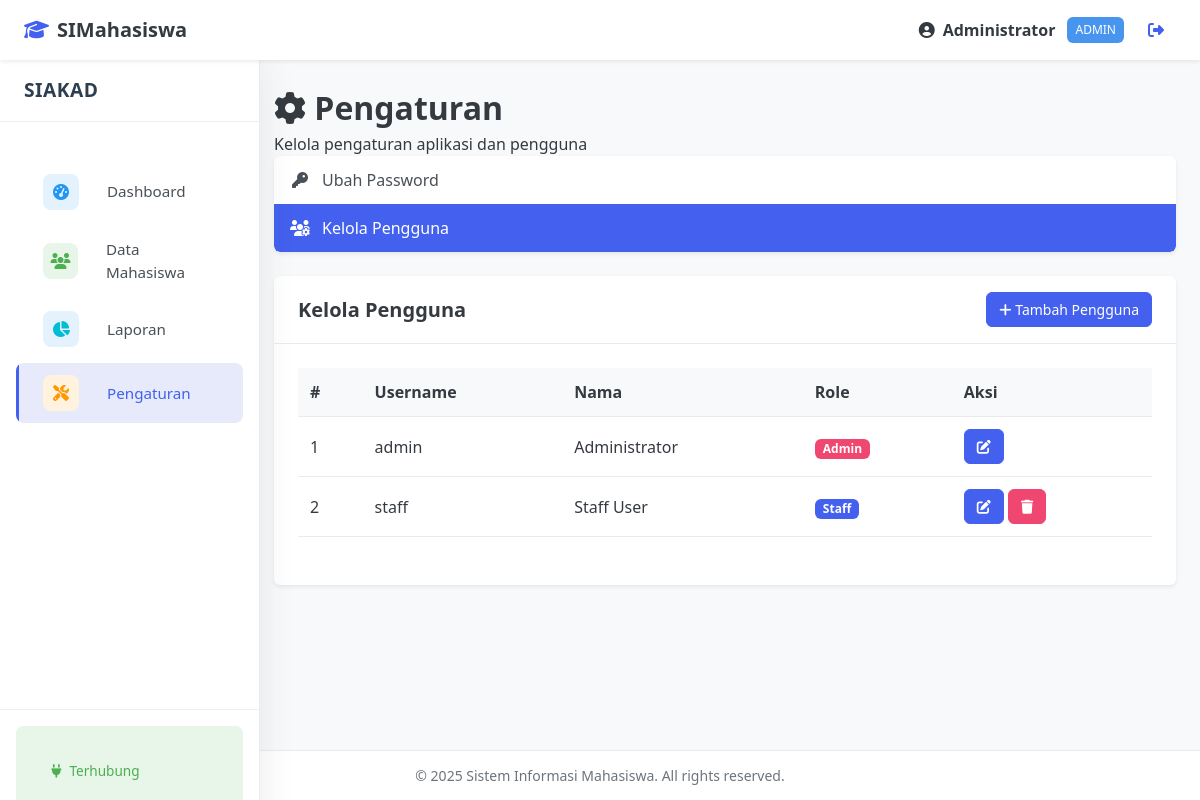
Page /settings.php?action=users (signed in) on the committed database.
### tables this page shows
CREATE TABLE IF NOT EXISTS users (
    id INT AUTO_INCREMENT PRIMARY KEY,
    username VARCHAR(50) NOT NULL UNIQUE,
    password VARCHAR(255) NOT NULL,
    name VARCHAR(100) NOT NULL,
    role ENUM('admin', 'staff') NOT NULL,
    created_at TIMESTAMP DEFAULT CURRENT_TIMESTAMP,
    updated_at TIMESTAMP DEFAULT CURRENT_TIMESTAMP ON UPDATE CURRENT_TIMESTAMP
);

### html/includes/db_connect.php (called while the page is built, shortened)
<?php
$host = 'db';
$dbname = 'mahasiswa_db';
$username = 'dbuser';
$password = 'dbpassword';
try {
    $pdo = new PDO(
        "mysql:host=$host;dbname=$dbname;charset=utf8mb4",
        $username,
        $password,
        [
            PDO::ATTR_ERRMODE => PDO::ERRMODE_EXCEPTION,
            PDO::ATTR_DEFAULT_FETCH_MODE => PDO::FETCH_ASSOC,
            PDO::ATTR_EMULATE_PREPARES => false
        ]
    );
} catch (PDOException $e) {
    error_log("Database Connection Error: " . $e->getMessage());
    $_SESSION['db_connected'] = false;
    $_SESSION['db_error'] = $e->getMessage();
}
function executeQuery($sql, $params = [])
{
    global $pdo;
    try {
        $stmt = $pdo->prepare($sql);
        $stmt->execute($params);
        return $stmt->fetchAll();
    } catch (PDOException $e) {
        error_log("Query Error: " . $e->getMessage());
        return false;
    }
}

### html/includes/functions.php (called while the page is built, shortened)
<?php
function escapeHTML($text)
{
    return htmlspecialchars($text, ENT_QUOTES, 'UTF-8');
}

### html/settings.php (the view, shortened to what this page needs)
<?php
require_once 'includes/db_connect.php';
require_once 'includes/functions.php';
$action = $_GET['action'] ?? 'general';
$userId = $_GET['id'] ?? null;
$userList = [];
if ($action === 'users') {
    $query = "SELECT * FROM users ORDER BY username ASC";
    $userList = executeQuery($query);
}
include 'partials/header.php';
?>
<div class="page-heading d-flex justify-content-between align-items-center">
    <div>
        <h1><i class="fas fa-cog"></i> Pengaturan</h1>
        <p>Kelola pengaturan aplikasi dan pengguna</p>
    </div>
</div>
<div class="row">
    <div class="col-md-3">
        <div class="card settings-nav">
            <div class="list-group">
                <a href="settings.php?action=password"
                    class="list-group-item <?php echo $action === 'password' ? 'active' : ''; ?>">
                    <i class="fas fa-key"></i> Ubah Password
                </a>
                <a href="settings.php?action=users"
                    class="list-group-item <?php echo in_array($action, ['users', 'add_user', 'edit_user']) ? 'active' : ''; ?>">
                    <i class="fas fa-users-cog"></i> Kelola Pengguna
                </a>
            </div>
        </div>
    </div>
    <div class="col-md-9">
        <?php if ($action === 'password'): ?>
            <div class="card">
                <div class="card-header">
                    <h2 class="card-title">Ubah Password</h2>
                </div>
                <div class="card-body">
                    <form method="POST" action="settings.php?action=password">
                        <input type="hidden" name="csrf_token" value="<?php echo generateCSRFToken(); ?>">
                        <div class="form-group">
                            <label for="current_password" class="form-label">Password Saat Ini</label>
                            <div class="input-group">
                                <span class="input-icon"><i class="fas fa-lock"></i></span>
                                <input type="password" id="current_password" name="current_password" class="form-control"
                                    required>
                            </div>
                        </div>
                        <div class="form-group">
                            <label for="new_password" class="form-label">Password Baru</label>
                            <div class="input-group">
                                <span class="input-icon"><i class="fas fa-lock"></i></span>
                                <input type="password" id="new_password" name="new_password" class="form-control" required
                                    minlength="6">
                            </div>
                            <div class="form-text">Password minimal 6 karakter</div>
                        </div>
                        <div class="form-group">
                            <label for="confirm_password" class="form-label">Konfirmasi Password Baru</label>
                            <div class="input-group">
                                <span class="input-icon"><i class="fas fa-lock"></i></span>
                                <input type="password" id="confirm_password" name="confirm_password" class="form-control"
                                    required minlength="6">
                            </div>
                        </div>
                        <div class="form-group text-center">
                            <button type="submit" class="btn btn-primary">
                                <i class="fas fa-save"></i> Simpan
                            </button>
                        </div>
                    </form>
                </div>
            </div>
        <?php elseif ($action === 'users'): ?>
            <div class="card">
                <div class="card-header">
                    <h2 class="card-title">Kelola Pengguna</h2>
                    <div class="card-tools">
                        <a href="settings.php?action=add_user" class="btn btn-sm btn-primary">
                            <i class="fas fa-plus"></i> Tambah Pengguna
                        </a>
                    </div>
                </div>
                <div class="card-body">
                    <div class="table-responsive">
                        <table class="table">
                            <thead>
                                <tr>
                                    <th>#</th>
                                    <th>Username</th>
                                    <th>Nama</th>
                                    <th>Role</th>
                                    <th>Aksi</th>
                                </tr>
                            </thead>
                            <tbody>
                                <?php if (empty($userList)): ?>
                                    <tr>
                                        <td colspan="5" class="text-center">Tidak ada data pengguna</td>
                                    </tr>
                                <?php else: ?>
                                    <?php foreach ($userList as $i => $user): ?>
                                        <tr>
                                            <td><?php echo $i + 1; ?></td>
                                            <td><?php echo escapeHTML($user['username']); ?></td>
                                            <td><?php echo escapeHTML($user['name']); ?></td>
                                            <td>
                                                <span
                                                    class="badge <?php echo $user['role'] === 'admin' ? 'badge-danger' : 'badge-primary'; ?>">
                                                    <?php echo ucfirst(escapeHTML($user['role'])); ?>
                                                </span>
                                            </td>
                                            <td>
                                                <div class="btn-group">
                                                    <a href="settings.php?action=edit_user&id=<?php echo $user['id']; ?>"
                                                        class="btn btn-sm btn-primary" title="Edit">
                                                        <i class="fas fa-edit"></i>
                                                    </a>
                                                    <?php if ($user['id'] != $_SESSION['user_id']): ?>
                                                        <a href="settings.php?action=delete_user&id=<?php echo $user['id']; ?>"
                                                            class="btn btn-sm btn-danger confirm-action"
                                                            data-confirm="Apakah Anda yakin ingin menghapus pengguna ini?"
                                                            title="Hapus">
                                                            <i class="fas fa-trash"></i>
                                                        </a>
                                                    <?php endif; ?>
                                                </div>
                                            </td>
                                        </tr>
                                    <?php endforeach; ?>
                                <?php endif; ?>
                            </tbody>
                        </table>
                    </div>
                </div>
            </div>
        <?php endif; ?>
    </div>
</div>
<?php
include 'partials/footer.php';
?>

### html/css/style.css (style rules this page uses)
:root { --primary: #4361ee; --primary-light: #4895ef; --primary-dark: #3f37c9; --secondary: #4cc9f0; --success: #2ec4b6; --info: #3a86ff; --warning: #ff9f1c; --danger: #ef476f; --light: #f8f9fa; --dark: #212529; --gray-100: #f8f9fa; --gray-200: #e9ecef; --gray-300: #dee2e6; --gray-400: #ced4da; --gray-500: #adb5bd; --gray-600: #6c757d; --gray-700: #495057; --gray-800: #343a40; --gray-900: #212529; --border-radius: 0.375rem; --box-shadow: 0 0.125rem 0.25rem rgba(0, 0, 0, 0.075); --box-shadow-md: 0 0.5rem 1rem rgba(0, 0, 0, 0.15); --box-shadow-lg: 0 1rem 3rem rgba(0, 0, 0, 0.175); --transition: all 0.2s ease-in-out; --header-height: 60px; --sidebar-width: 250px; --footer-height: 50px; }
*, *::before, *::after { box-sizing: border-box; margin: 0; padding: 0; }
html { font-size: 16px; height: 100%; }
body { font-family: "Segoe UI", Tahoma, Geneva, Verdana, sans-serif; font-size: 1rem; line-height: 1.5; color: var(--gray-800); background-color: var(--gray-100); min-height: 100%; display: flex; flex-direction: column; }
a { color: var(--primary); text-decoration: none; transition: var(--transition); }
.card { background-color: white; border-radius: var(--border-radius); box-shadow: var(--box-shadow); margin-bottom: 1.5rem; overflow: hidden; }
.card-header { padding: 1rem 1.5rem; border-bottom: 1px solid var(--gray-200); display: flex; align-items: center; justify-content: space-between; }
.card-title { margin: 0; font-size: 1.25rem; font-weight: 600; }
.card-body { padding: 1.5rem; }
.btn { display: inline-block; font-weight: 500; text-align: center; white-space: nowrap; vertical-align: middle; user-select: none; border: 1px solid transparent; padding: 0.75rem 1.5rem; font-size: 1rem; line-height: 1.5; border-radius: var(--border-radius); transition: var(--transition); cursor: pointer; }
.btn-primary { background-color: var(--primary); border-color: var(--primary); color: white; }
.btn-danger { background-color: var(--danger); border-color: var(--danger); color: white; }
.btn-sm { padding: 0.375rem 0.75rem; font-size: 0.875rem; }
.table { width: 100%; margin-bottom: 1.5rem; border-collapse: collapse; }
.table th, .table td { padding: 0.75rem; vertical-align: middle; border-bottom: 1px solid var(--gray-200); }
.table th { font-weight: 600; text-align: left; background-color: var(--gray-100); white-space: nowrap; }
.badge { display: inline-block; padding: 0.25rem 0.5rem; font-size: 0.75rem; font-weight: 600; line-height: 1; text-align: center; white-space: nowrap; vertical-align: baseline; border-radius: var(--border-radius); }
.badge-primary { background-color: var(--primary); color: white; }
.badge-danger { background-color: var(--danger); color: white; }
.d-flex { display: flex !important; }
.justify-content-between { justify-content: space-between !important; }
.align-items-center { align-items: center !important; }

### html/settings.php (style rules this page uses)
.settings-nav .list-group-item { display: flex; align-items: center; gap: 0.75rem; padding: 0.75rem 1rem; border: none; border-radius: 0; margin-bottom: 0; color: var(--gray-700); transition: var(--transition); }
.settings-nav .list-group-item:first-child { border-top-right-radius: var(--border-radius); border-top-left-radius: var(--border-radius); }
.settings-nav .list-group-item:last-child { border-bottom-right-radius: var(--border-radius); border-bottom-left-radius: var(--border-radius); }
.settings-nav .list-group-item.active { background-color: var(--primary); color: white; }
.settings-nav .list-group-item i { width: 1.25rem; text-align: center; }

### rows in the picture
users: username "admin", name "Administrator", role "Admin"
users: username "staff", name "Staff User", role "Staff"

### other values in the picture
escapeHTML($userName) "Administrator"
escapeHTML($userRole) "ADMIN"
